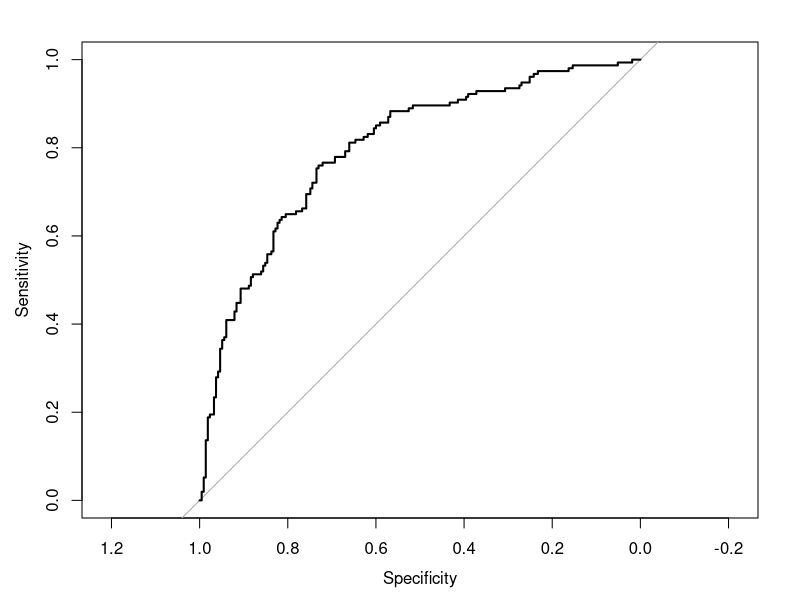
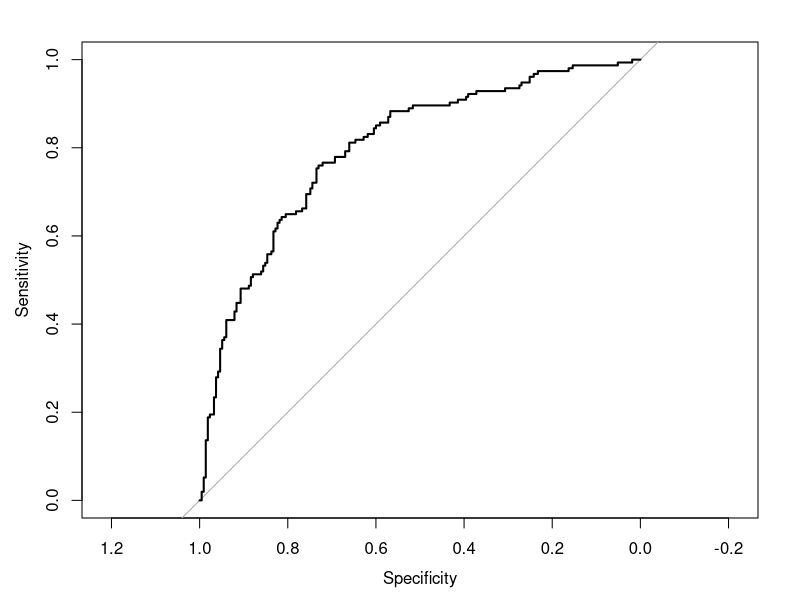
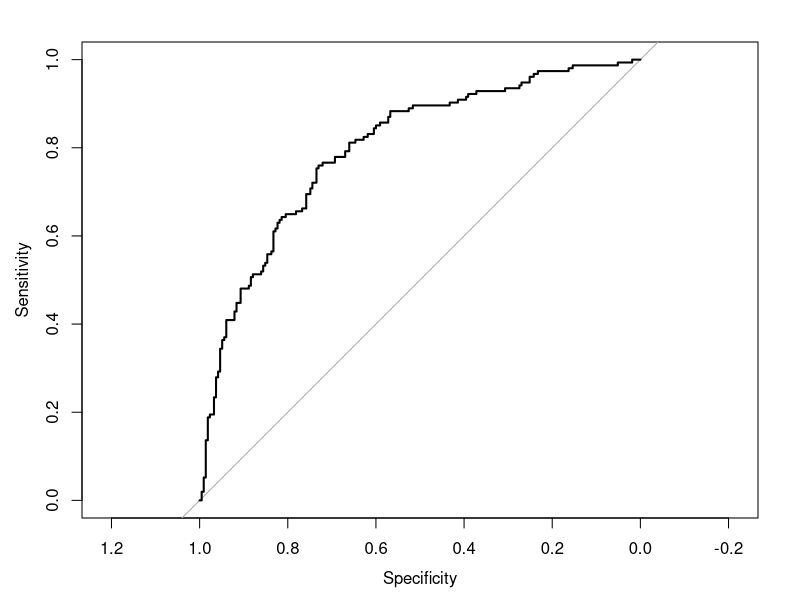
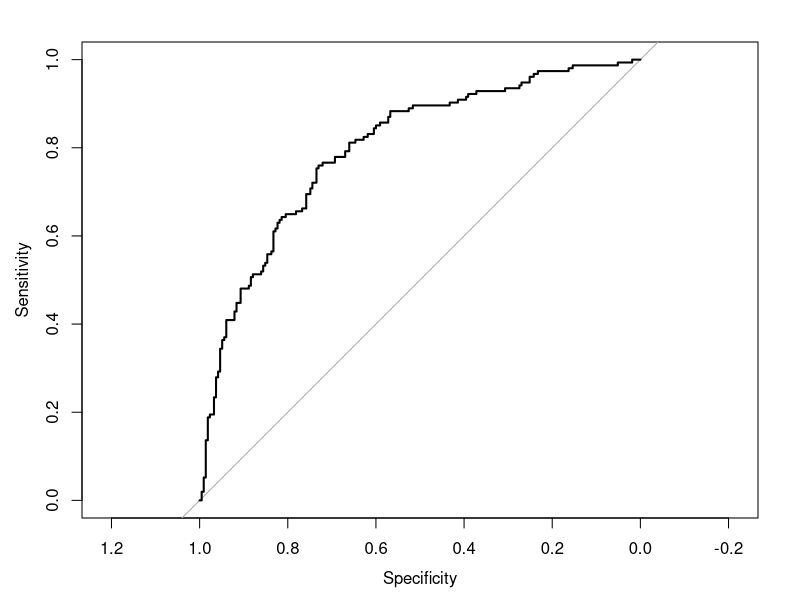
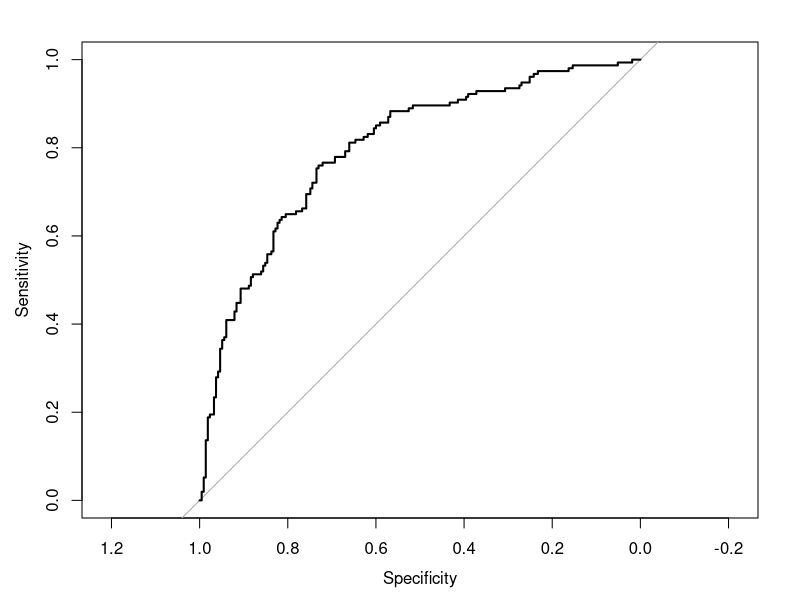
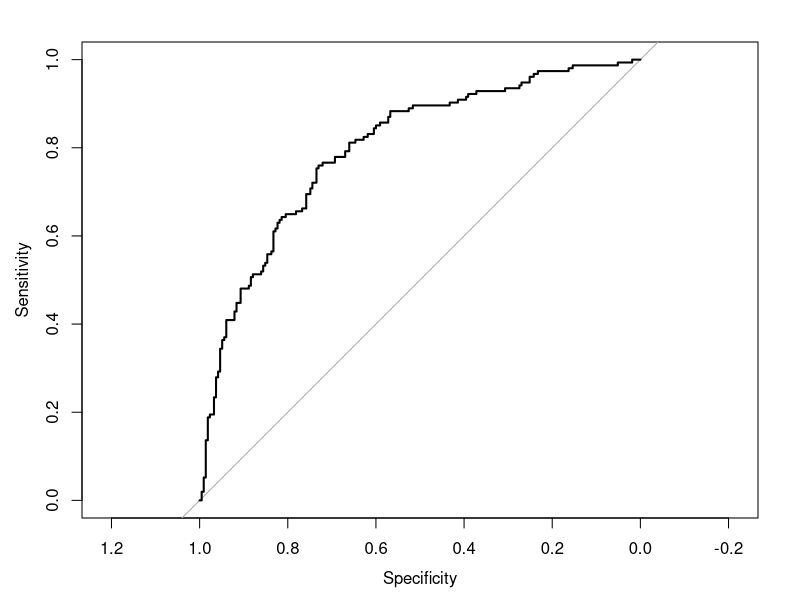
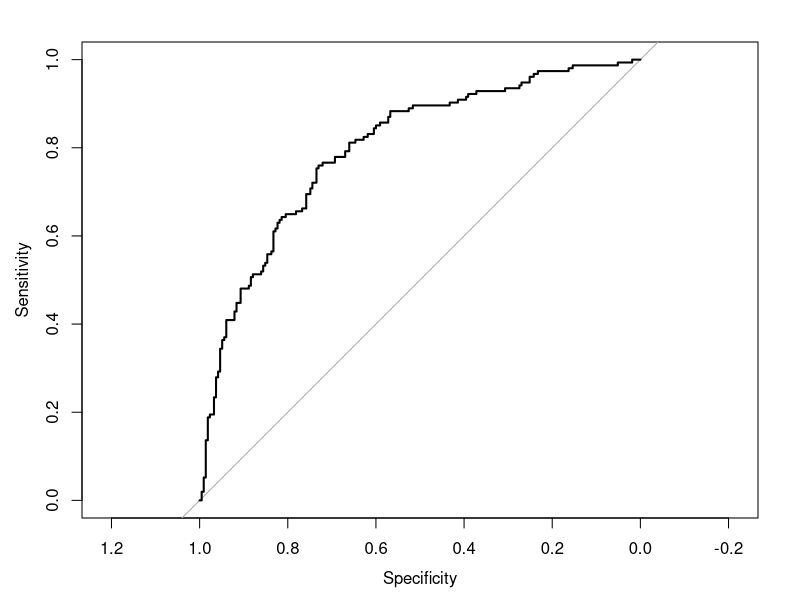
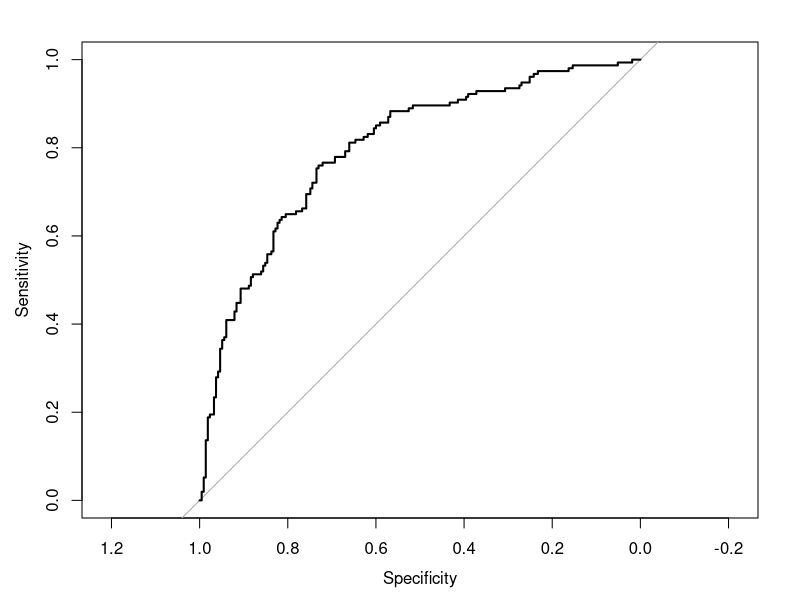

Here is the R script that generated these plots, in order: (Note: this script raises an error after producing the figures.)
moviehit <- read.csv("datcompleteknn_v4.0.csv")
moviehit <- na.omit(moviehit)
moviehit1 <- moviehit[,-(1:2)]
moviehit1$profit<-(moviehit1$Revenue-moviehit1$Budget)/moviehit1$Budget
dat1 <- moviehit1

set.seed(123)
dat1$hit <- ifelse(dat1$profit>=1,1,0)
rem <- c(1,3,29)
dat2 <- dat1[,-rem]
index <- sample(nrow(dat2),0.75*nrow(dat2),replace = FALSE)
train1 <- dat2[index,]
test1 <- dat2[-index,]

#p <- 0.50

library(pROC)

logit.fit = glm(hit ~., data = train1, family = "binomial")
summary(logit.fit)
logit.pred.prob = predict(logit.fit,newdata = test1, type = "response")
p=seq(from=0.1, to= 0.9, by= 0.01)
Acc=c()
for (i in p){
  logit.decision = ifelse(logit.pred.prob > i,1,0)
  logit.table = table(truth=test1$hit, predict=logit.decision)
  #print(i)
  #print(logit.table)
  Accuracy=(logit.table[1]+logit.table[4])/sum(logit.table)
  FPR=logit.table[3]/(logit.table[3]+logit.table[1])
  TPR=logit.table[4]/(logit.table[4]+logit.table[2])
  Acc=c(Acc, Accuracy)
  #print(Accuracy)
  #print(FPR)
  #print(TPR)
  test1$prob=logit.pred.prob
  g <- roc(hit ~ prob, data = test1)
  par(mfrow=c(1, 1))
  plot(g) 
}
#max(Acc)
#which.max(Acc)
p <- p[which.max(Acc)]

#Logistic
logit.fit <- glm(hit~., data = train1, family = "binomial")
summary(logit.fit)
logit.pred.prob <- predict(logit.fit,newdata = test1, type = "response")
logit.decision <- ifelse(logit.pred.prob > p,1,0)
logit.table <- table(truth=test1$hit, predict=logit.decision)
logit.table
FPR.logit <- logit.table[3]/(logit.table[1]+logit.table[3])
DR.logit <- logit.table[4]/(logit.table[3]+logit.table[4])
FPR.logit #0.2193
DR.logit

#Tree
tree.fit <- tree(hit~., data=train1)
tree.pred.prob <- predict(tree.fit,test1)
tree.decision <- ifelse(tree.pred.prob > p,1,0)
tree.table <- table(truth=test1$hit, predict=tree.decision)
tree.table
FPR.tree <- tree.table[3]/(tree.table[1]+tree.table[3])
FPR.tree #0.2456

#RF
rf.fit <- randomForest(as.factor(hit)~., data=train1)
rf.pred <- predict(rf.fit,test1[,-27])
rf.table <- table(truth=test1$hit, predict=rf.pred)
rf.table
FPR.rf <- rf.table[3]/(rf.table[1]+rf.table[3])
FPR.rf #0.1710

varImpPlot(rf.fit)

